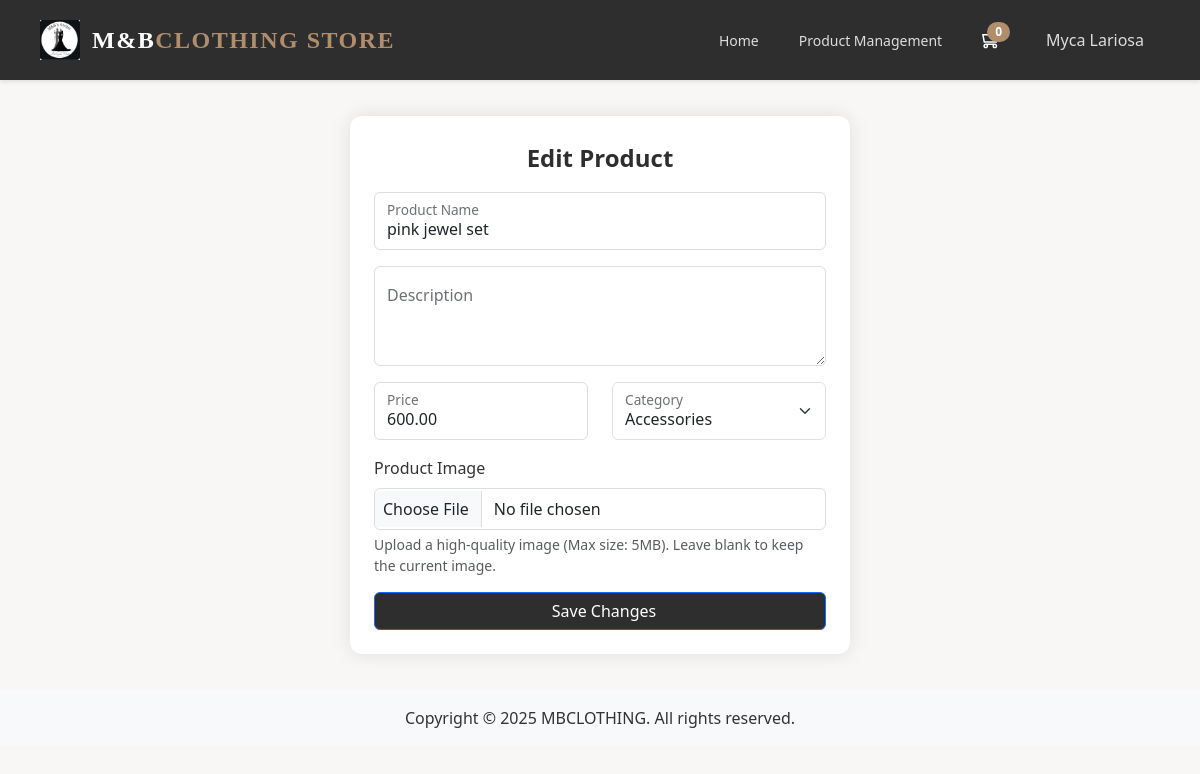
/edit-product.php?id=7 (signed in), run on an earlier commit of the app's database.
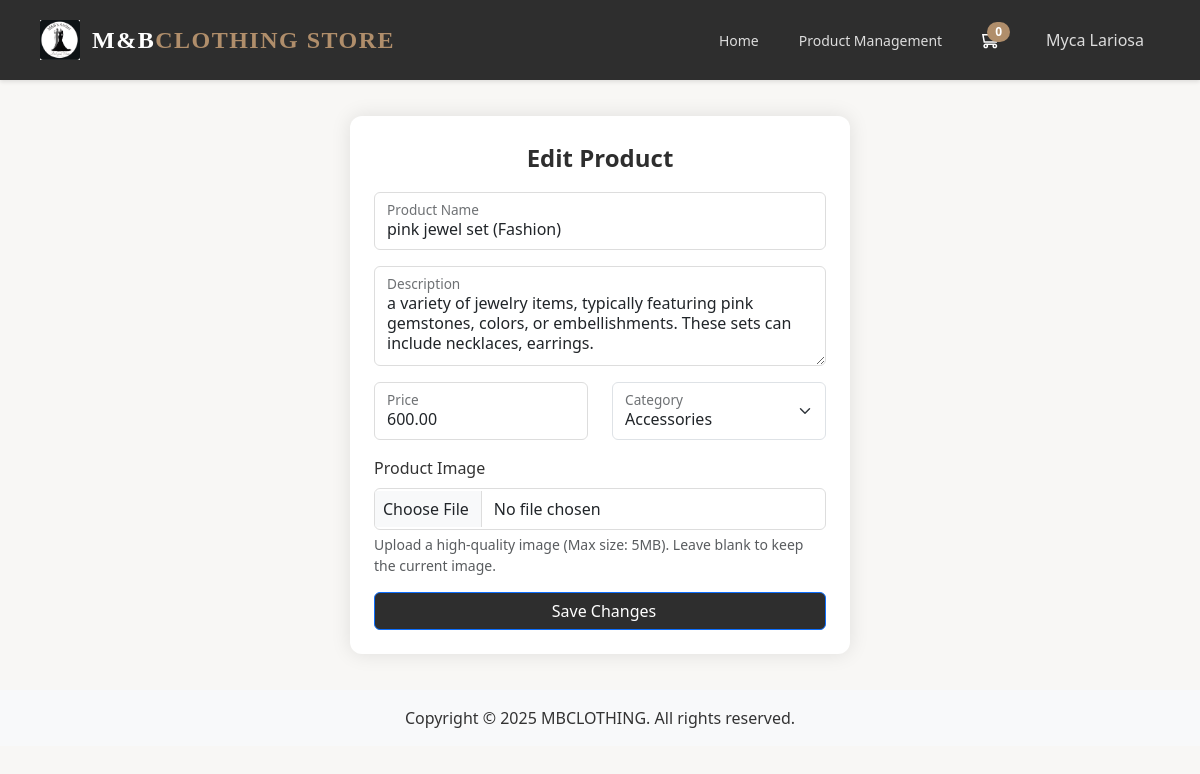
And on a later commit of the database.
### tables this page shows
CREATE TABLE `products` (
  `id` int(11) NOT NULL,
  `category_id` int(11) NOT NULL,
  `name` varchar(255) NOT NULL,
  `description` text DEFAULT NULL,
  `price` decimal(10,2) NOT NULL,
  `slug` varchar(255) NOT NULL,
  `image_path` varchar(255) DEFAULT NULL,
  `created_at` timestamp NOT NULL DEFAULT current_timestamp(),
  `updated_at` timestamp NOT NULL DEFAULT current_timestamp() ON UPDATE current_timestamp()
);

CREATE TABLE `product_categories` (
  `id` int(11) NOT NULL,
  `name` varchar(255) NOT NULL
);

### app/models/Product.php (called while the page is built, shortened)
<?php
class Product
{
    private $db;
    public function __construct(PDO $db)
    {
        $this->db = $db;
    }
    public function getById($id)
    {
        $sql = "SELECT * FROM products WHERE id = :id";
        $stmt = $this->db->prepare($sql);
        $stmt->execute([':id' => $id]);
        return $stmt->fetch(PDO::FETCH_ASSOC);
    }
}

### app/includes/database.php (called while the page is built, shortened)
<?php
class Database {
    private $host = "localhost";
    private $db_name = "ecommerce";
    private $username = "root";
    private $password = "";
    protected $conn;
    public function __construct() {
        try {
            $this->conn = new \PDO("mysql:host=" . $this->host . ";dbname=" . $this->db_name, $this->username, $this->password);
            $this->conn->setAttribute(\PDO::ATTR_ERRMODE, \PDO::ERRMODE_EXCEPTION);
        } catch (\PDOException $e) {
            die("Connection failed: " . $e->getMessage());
        }
    }
    public function getConnection() {
        return $this->conn;
    }
}

### app/models/Category.php (called while the page is built, shortened)
<?php
class Category extends Database
{
    private $db;
    public function __construct()
    {
        $this->db = $this->getConnection();
    }
    public function getAll()
    {
        $sql = "SELECT * FROM product_categories";
        $stmt = $this->db->prepare($sql);
        $stmt->execute();
        return $stmt->fetchAll(\PDO::FETCH_ASSOC);
    }
}

### edit-product.php (the view, shortened to what this page needs)
<?php
global $db;
$categories = new Category();
$productModel = new Product($db);
$productId = filter_input(INPUT_GET, 'id', FILTER_SANITIZE_NUMBER_INT);
$product = $productModel->getById($productId);
?>
<div class="container">
    <div class="row justify-content-center">
        <div class="col-md-6">
            <div class="form-container">
                <div class="form-title">Edit Product</div>
                <form action="edit-product.php?id=<?php echo $productId; ?>" method="POST" enctype="multipart/form-data">
                    <div class="mb-3">
                        <div class="form-floating">
                            <input type="text" class="form-control" id="product-name" name="name" placeholder="Product Name" value="<?php echo htmlspecialchars($product['name']); ?>" required>
                            <label for="product-name">Product Name</label>
                        </div>
                    </div>
                    <div class="mb-3">
                        <div class="form-floating">
                            <textarea class="form-control" id="product-description" name="description" placeholder="Description" style="height: 100px"><?php echo htmlspecialchars($product['description']); ?></textarea>
                            <label for="product-description">Description</label>
                        </div>
                    </div>
                    <div class="row">
                        <div class="col-md-6 mb-3">
                            <div class="form-floating">
                                <input type="number" step="0.01" class="form-control" id="product-price" name="price" placeholder="Price" value="<?php echo $product['price']; ?>" required>
                                <label for="product-price">Price</label>
                            </div>
                        </div>
                        <div class="col-md-6 mb-3">
                            <div class="form-floating">
                                <select class="form-select" id="product-category" name="category" required>
                                    <?php foreach($categories->getAll() as $category): ?>
                                    <option value="<?php echo $category['id']; ?>" <?php echo $category['id'] == $product['category_id'] ? 'selected' : ''; ?>>
                                        <?php echo $category['name']; ?>
                                    </option>
                                    <?php endforeach; ?>
                                </select>
                                <label for="product-category">Category</label>
                            </div>
                        </div>
                    </div>
                    <div class="mb-3">
                        <div class="form-group">
                            <label for="formFile" class="form-label">Product Image</label>
                            <input class="form-control" type="file" id="formFile" name="image" accept="image/*">
                            <div class="form-text">Upload a high-quality image (Max size: 5MB). Leave blank to keep the current image.</div>
                        </div>
                    </div>
                    <button class="btn btn-primary w-100" type="submit" name="submit">
                        <i class="fas fa-save me-2"></i>Save Changes
                    </button>
                </form>
            </div>
        </div>
    </div>
</div>

What changed in the data, as far as the page shows it:
changed products "Accessories": name "pink jewel set" → "pink jewel set (Fashion)"; description (not shown) → "a variety of jewelry items, typically featuring pink gemstones, colors, or embellishments. These sets can include necklaces, earrings."
